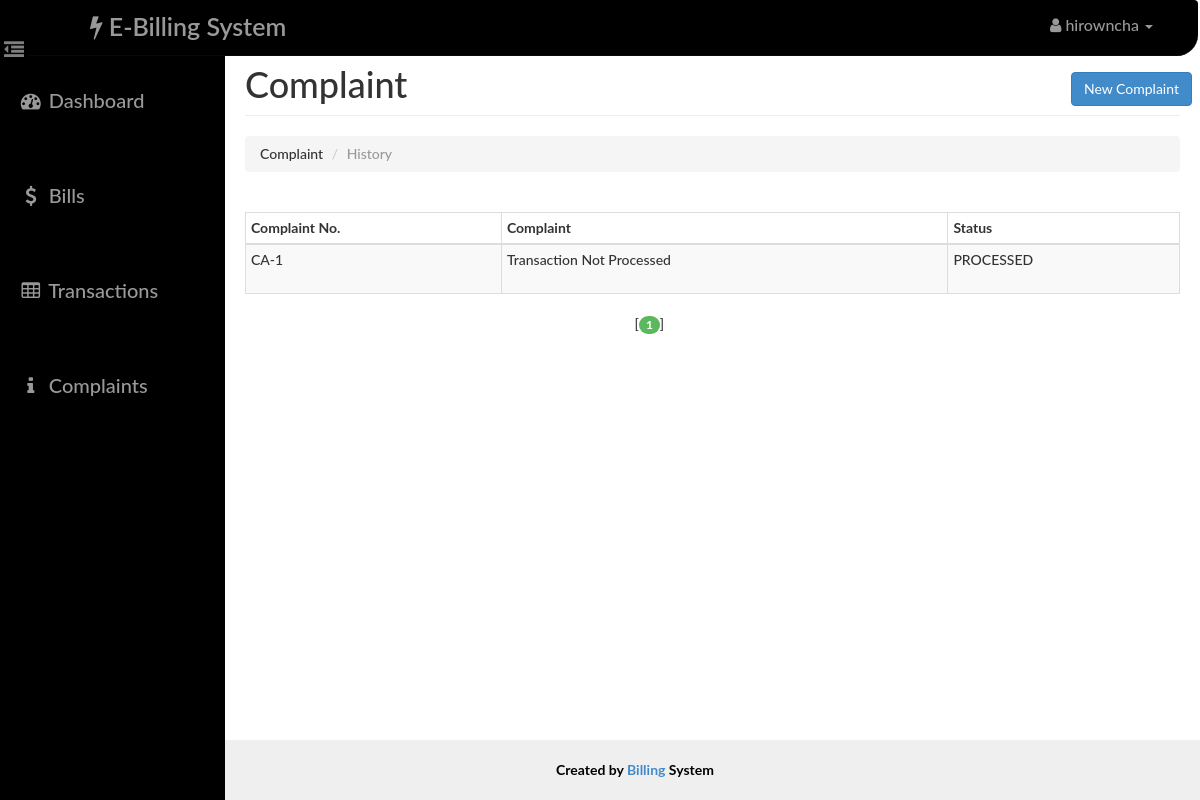
The app's page /user/complaint.php (signed in) with its own data.
### tables this page shows
CREATE TABLE `complaint` (
  `id` int(14) NOT NULL,
  `uid` int(14) NOT NULL,
  `aid` int(14) NOT NULL,
  `complaint` varchar(140) NOT NULL,
  `status` varchar(40) NOT NULL
);

### user/paging1.php (called while the page is built, shortened)
<?php
    $rowsperpage = 5;
    if (isset($_GET['currentpage']) && is_numeric($_GET['currentpage'])) {
       $currentpage = (int) $_GET['currentpage'];
    } else {
       $currentpage = 1;
    }
    $offset = ($currentpage - 1) * $rowsperpage;
 ?>

### Includes/user.php (called while the page is built, shortened)
<?php
    function retrieve_complaints ($id,$offset, $rowsperpage) {
        global $con;
        $query = "SELECT * FROM complaint where uid={$id} ";
        $query .= "ORDER BY id DESC ";
        $query .= "LIMIT {$offset}, {$rowsperpage}";
        $result1 = mysqli_query($con,$query);
        return $result1;
    }
 ?>

### user/complaint.php (the view, shortened to what this page needs)
<?php
    require_once('head_html.php');
    require_once('../Includes/session.php');
    require_once('../Includes/user.php');
?>
<body>
    <div id="wrapper">
        <?php
            require_once("nav.php");
            require_once("sidebar.php");
        ?>
        <div id="page-content-wrapper">
            <div class="container-fluid">
                <div class="row">
                    <div class="col-lg-12">
                        <h1 class="page-header">
                            Complaint
                            <button class="btn btn-primary" data-toggle="modal" style="position:relative;left:70%" data-target="#Complaint">New Complaint</button>
                        </h1>
                        <ol class="breadcrumb">
                          <li>Complaint</li>
                          <li class="active">History</li>
                        </ol>
                        <div class="table-responsive">
                            <table class="table table-hover table-striped table-bordered table-condensed">
                                <thead>
                                    <tr>
                                        <th>Complaint No.</th>
                                        <th>Complaint</th>
                                        <th>Status</th>
                                    </tr>
                                </thead>
                                <tbody>
                                    <?php
                                    $id=$_SESSION['uid'];
                                    $query1 = "SELECT COUNT(*) FROM complaint where uid={$id}";
                                    $result1 = mysqli_query($con,$query1);
                                    include("paging1.php");
                                    $result = retrieve_complaints($_SESSION['uid'],$offset, $rowsperpage);
                                    while($row = mysqli_fetch_assoc($result)){
                                    ?>
                                        <tr>
                                            <td><?php echo 'CA-'.$row['id']  ?></td>
                                            <td height="50"><?php echo $row['complaint'] ?></td>
                                            <td><?php echo $row['status'] ?></td>
                                        </tr>
                                    <?php } ?>
                                </tbody>
                            </table>
                            <?php include("paging2.php");  ?>
                        </div>
                    </div>
                </div>
            </div>
        </div>
    </div>
 <?php
    require_once("footer.php");
?>
</body>
</html>

### assets/css/dash_user.css (style rules this page uses)
body, html { width: 100%; height: 100%; }
body, h1, h2, h3, h4, h5, h6 { font-family: "Lato","Helvetica Neue",Helvetica,Arial,sans-serif; font-weight: 500; }
#wrapper { padding-left: 10px; padding-top: 5px; -webkit-transition: all 0.5s ease; -moz-transition: all 0.5s ease; -o-transition: all 0.5s ease; transition: all 0.5s ease; }
#page-content-wrapper { width: 100%; padding: 15px; min-height:580px; }
@media (min-width:768px) { #wrapper { padding-left: 225px; } }
@media (min-width:768px) { #page-content-wrapper { padding: 20px; } }
.table-responsive { padding-top: 20px; padding-bottom: 20px; }

### records on screen
complaint: id "1", complaint "Transaction Not Processed", status "PROCESSED"

### other values on screen
$user "hirowncha"
